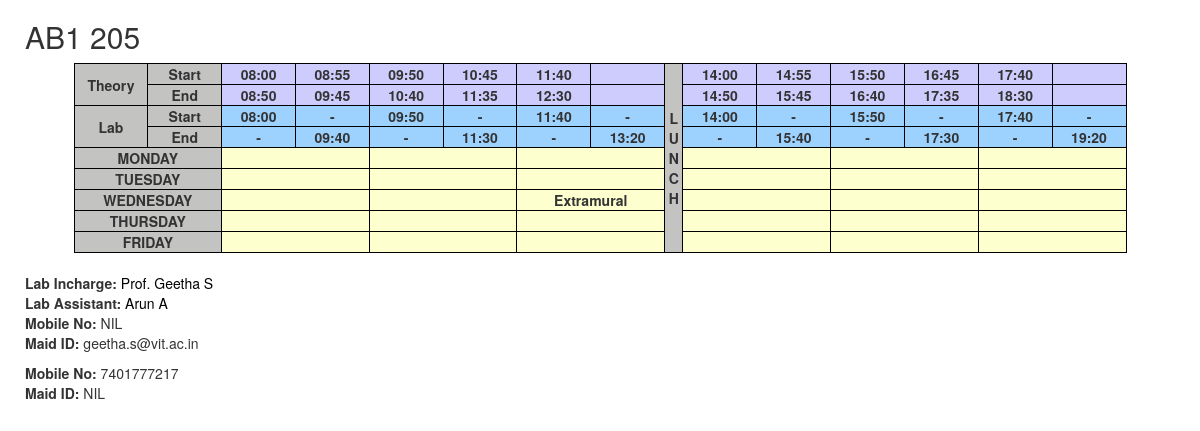
The page /lnott3.php on the database its author committed.
### tables this page shows
CREATE TABLE `incharge` (
  `block` varchar(10) NOT NULL,
  `cno` varchar(10) NOT NULL,
  `inc_name` varchar(25) DEFAULT NULL,
  `inc_no` bigint(10) DEFAULT NULL,
  `inc_mail` varchar(50) DEFAULT NULL,
  `ast_name` varchar(25) DEFAULT NULL,
  `ast_no` bigint(10) DEFAULT NULL,
  `ast_mail` varchar(50) DEFAULT NULL
);

### lnott3.php (the view, shortened to what this page needs)
<!DOCTYPE html>
<html>
	<head>
		<link rel="stylesheet" href="https://code.jquery.com/mobile/1.4.5/jquery.mobile-1.4.5.min.css" />
  <link rel="stylesheet" href="https://maxcdn.bootstrapcdn.com/bootstrap/3.3.7/css/bootstrap.min.css">
	</head>
</html>
<?php
$i=$_GET['i'];;
$conn=openCon();
$a = "SELECT * FROM lab,incharge WHERE (incharge.block=lab.block and incharge.cno=lab.cno)";
$result=mysqli_query($conn,$a);
$j=0;
while($j<=$i)
	{
		$row=mysqli_fetch_array($result);
		$j++;
	}
$fn=$row['inc_no'];
$fm=$row['inc_mail'];
if($fn=="")
	$fn="NIL";
$an=$row['ast_no'];
$am=$row['ast_mail'];
if($am=="")
	$am="NIL";
$fd="<b>Mobile No:</b> ".$fn."<br /><b>Maid ID:</b> ".$fm;
$ad="<b>Mobile No:</b> ".$an."<br /><b>Maid ID:</b> ".$am;
echo "<h2 class='pos'>".$row['block']." ".$row['cno']."</h2>";
echo "
<div class='container'>
<div class='table-responsive'>
<table class='table4' align='center' height=60%>
<tr bgcolor='#CECCFD'>
<th rowspan='2' bgcolor='#C3C4C2'>Theory</th><th bgcolor='#C3C4C2'>Start</th><th>08:00</th><th>08:55</th><th>09:50</th><th>10:45</th><th>11:40</th><th></th><th rowspan='9' style='width: 1%;' bgcolor='#C3C4C2'>
			<span><b>L</b></span><br>
        	<span><b>U</b></span><br>
        	<span><b>N</b></span><br>
        	<span><b>C</b></span><br>
        	<span><b>H</b></span>
</th><th>14:00</th><th>14:55</th><th>15:50</th><th>16:45</th><th>17:40</th><th></th>
</tr>
<tr bgcolor='#CECCFD'>
<th bgcolor='#C3C4C2'>End</th><th>08:50</th><th>09:45</th><th>10:40</th><th>11:35</th><th>12:30</th><th></th><th>14:50</th><th>15:45</th><th>16:40</th><th>17:35</th><th>18:30</th><th></th>
</tr>
<tr bgcolor='#9DD2FF'>
<th rowspan='2' bgcolor='#C3C4C2'>Lab</th><th bgcolor='#C3C4C2'>Start</th><th>08:00</th><th>-</th><th>09:50</th><th>-</th><th>11:40</th><th>-</th><th>14:00</th><th>-</th><th>15:50</th><th>-</th><th>17:40</th><th>-</th>
</tr>
<tr bgcolor='#9DD2FF'>
<th bgcolor='#C3C4C2'>End</th><th>-</th><th>09:40</th><th>-</th><th>11:30</th><th>-</th><th>13:20</th><th>-</th><th>15:40</th><th>-</th><th>17:30</th><th>-</th><th>19:20</th>
</tr>
<tr bgcolor='#FDFFCE'>
	<td rowspan='1' colspan='2' bgcolor='#C3C4C2'><b>MONDAY</b></td>
	<td colspan='2'><b>".$row['l1']."</b></td>
	<td colspan='2'><b>".$row['l3']."</b></td>
	<td colspan='2'><b>".$row['l5']."</b></td>
	<td colspan='2'><b>".$row['l31']."</b></td>
	<td colspan='2'><b>".$row['l33']."</b></td>
	<td colspan='2'><b>".$row['l35']."</b></td>
</tr>
<tr bgcolor='#FDFFCE'>
	<td rowspan='1' colspan='2' bgcolor='#C3C4C2'><b>TUESDAY</b></td>
	<td colspan='2'><b>".$row['l7']."</b></td>
	<td colspan='2'><b>".$row['l9']."</b></td>
	<td colspan='2'><b>".$row['l11']."</b></td>
	<td colspan='2'><b>".$row['l37']."</b></td>
	<td colspan='2'><b>".$row['l39']."</b></td>
	<td colspan='2'><b>".$row['l41']."</b></td>
</tr>
<tr bgcolor='#FDFFCE'>
	<td rowspan='1' colspan='2' bgcolor='#C3C4C2'><b>WEDNESDAY</b></td>
	<td colspan='2'><b>".$row['l13']."</b></td>
	<td colspan='2'><b>".$row['l15']."</b></td>
	<td colspan='2'><b>Extramural</b></td>
	<td colspan='2'><b>".$row['l43']."</b></td>
	<td colspan='2'><b>".$row['l45']."</b></td>
	<td colspan='2'><b>".$row['l47']."</b></td>
</tr>
<tr bgcolor='#FDFFCE'>
	<td rowspan='1' colspan='2' bgcolor='#C3C4C2'><b>THURSDAY</b></td>
	<td colspan='2'><b>".$row['l19']."</b></td>
	<td colspan='2'><b>".$row['l21']."</b></td>
	<td colspan='2'><b>".$row['l23']."</b></td>
	<td colspan='2'><b>".$row['l49']."</b></td>
	<td colspan='2'><b>".$row['l51']."</b></td>
	<td colspan='2'><b>".$row['l53']."</b></td>
</tr>
<tr bgcolor='#FDFFCE'>
	<td rowspan='1' colspan='2' bgcolor='#C3C4C2'><b>FRIDAY</b></td>
	<td colspan='2'><b>".$row['l25']."</b></td>
	<td colspan='2'><b>".$row['l27']."</b></td>
	<td colspan='2'><b>".$row['l29']."</b></td>
	<td colspan='2'><b>".$row['l55']."</b></td>
	<td colspan='2'><b>".$row['l57']."</b></td>
	<td colspan='2'><b>".$row['l59']."</b></td>
</tr>
</table></div></div>
<div class='pos'>
<br><b>Lab Incharge: </b>";
if($row['inc_name']==NULL)
	echo "-";
else
	echo "<a href='#popupBasic1' data-rel='popup' data-transition='pop'>Prof. ".$row['inc_name']."</a>";
echo "<br><b>Lab Assistant: </b>";
if($row['ast_name']==NULL)
	echo "-";
else
	echo "<a href='#popupBasic2' data-rel='popup' data-transition='pop'>".$row['ast_name']."</a>
<div data-role='popup' id='popupBasic1'>
<p>".$fd."</p>
</div>
<div data-role='popup' id='popupBasic2'>
<p>".$ad."</p>
</div></div>";
?>

### lnott3.php (style rules this page uses)
html, body { height: 100%; }
table.table4 { table-layout: fixed; border-collapse: collapse; width: 100%; min-width: 800px; max-width: 90%; height: 100%; border:1px solid black; }
table.table4 th { border:1px solid black; text-align: center; height:20px; width: 4%; }
table.table4 td { height:20px; width: 4%; text-align: center; border:1px solid black; }
table.table4 tr { border-bottom: 1px solid black; width: 4%; }
.container { width: 100%; }
p { cursor: default; }
a:link { text-decoration: none; color: black; }
.pos { position: relative; left: 25px; }

### rows shown on the page
incharge: block "AB1", cno "205", inc_name "Geetha S", ast_name "Arun A", inc_mail "geetha.s@vit.ac.in", ast_no "7401777217"

### other values the page prints
$fn "NIL"
$am "NIL"
